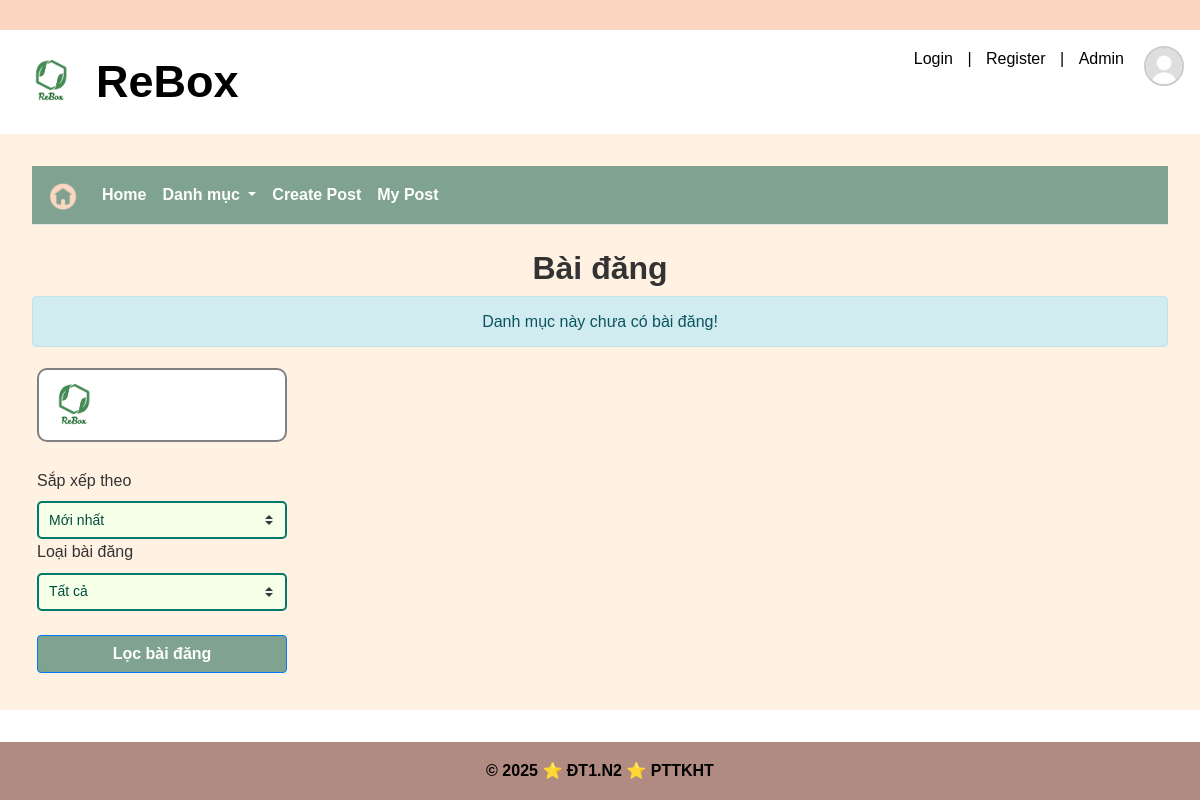
Before: /view_post/2 with the older database file.
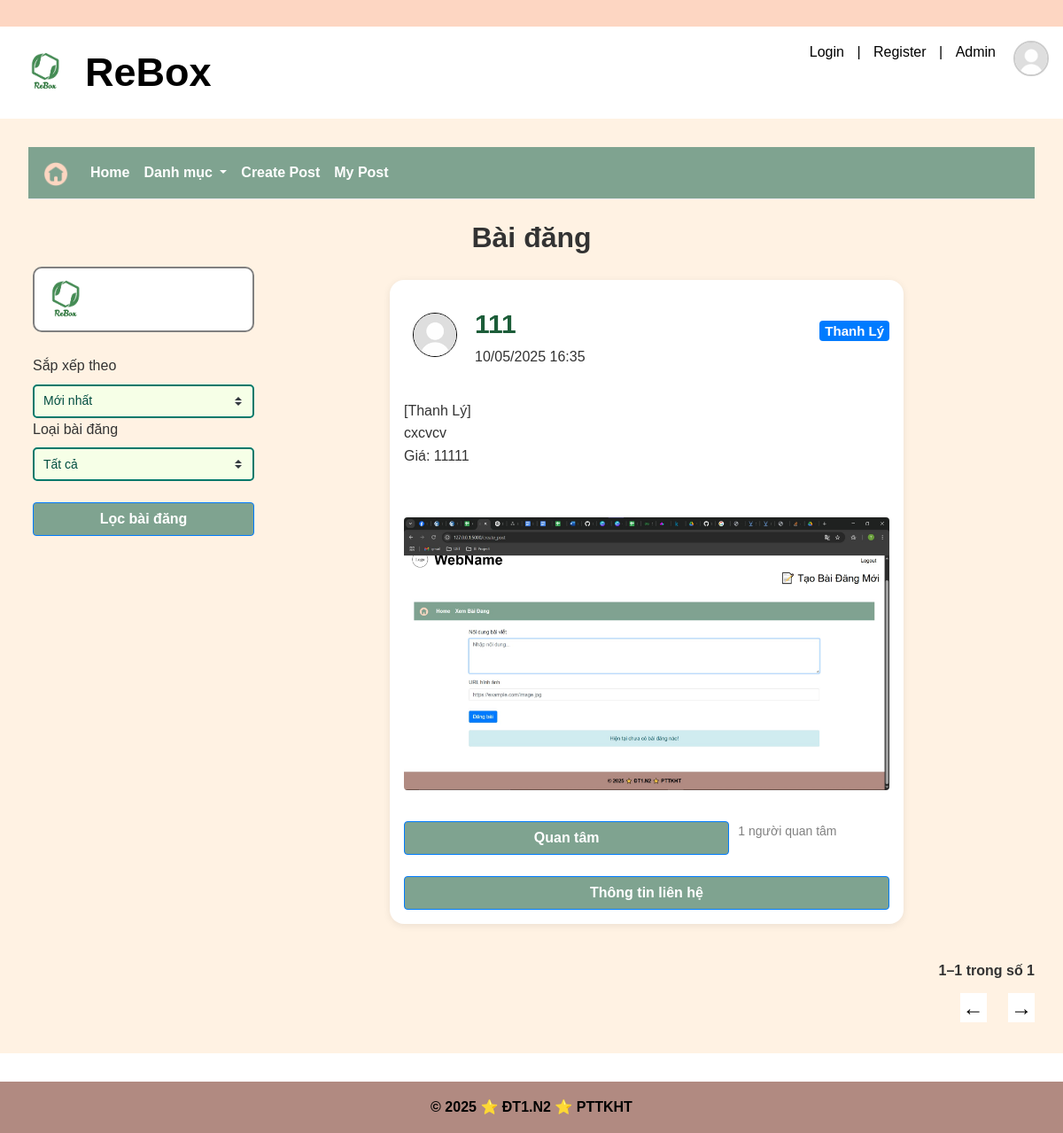
After: the same page with the newer database file.
### app/models/post.py (models this page shows, shortened)
class Post(csdl.Model):
    __tablename__ = 'post'
    post_id = csdl.Column(csdl.String(50), primary_key=True)  # Khóa chính, kiểu chuỗi
    content = csdl.Column(csdl.String(500), nullable=False)   # Nội dung bài đăng
    image_url = csdl.Column(csdl.String(255), nullable=True)   # Link hình ảnh bài đăng
    is_approved = csdl.Column(csdl.Boolean, default=False)    # Cờ kiểm duyệt bài đăng , aaproved/ reject
    status = csdl.Column(csdl.String(50), default='pending')  # Trạng thái bài đăng pending/received item
    post_type = csdl.Column(csdl.String(50), nullable=False)  # Loại bài đăng (thanh lý, trao đổi, donate)
    create_date = csdl.Column(csdl.DateTime, default=csdl.func.now())  # Thời gian tạo bài đăng
    approval_date = csdl.Column(csdl.DateTime, nullable=True) # time duyệt
    submit_date = csdl.Column(csdl.DateTime, nullable=True)  # Thời gian kết thúc bài đăng
    user_id = csdl.Column(csdl.Integer, csdl.ForeignKey('user.id'), nullable=False)
    category_id = csdl.Column(csdl.Integer, csdl.ForeignKey('category.id'), nullable=False)
    interest_count = csdl.Column(csdl.Integer, default=0)
    interested_user_id = csdl.Column(csdl.Text, nullable=True)  # Danh sách người dùng đã bày tỏ sự quan tâm
    user = csdl.relationship('User', backref='posts')
    category = csdl.relationship('Category', backref='posts')

### app/models/user.py (models this page shows, shortened)
class User(UserMixin, csdl.Model):
    id = csdl.Column(csdl.Integer, primary_key=True)
    username = csdl.Column(csdl.String(50), unique=True, nullable=False)
    password  = csdl.Column(csdl.String(128), nullable=False)
    avatar = csdl.Column(csdl.Text, nullable = True)
    fullname = csdl.Column(csdl.String(120), nullable=False)
    date_of_birth = csdl.Column(csdl.Date, nullable = True)
    gender = csdl.Column(csdl.String(10), nullable = True)
    address = csdl.Column(csdl.Text, nullable = True)
    email = csdl.Column(csdl.String(120), unique=True, nullable=False)
    phone = csdl.Column(csdl.String(20), nullable=True) #co the null
    facebook = csdl.Column(csdl.Text, nullable =True)
    roles = csdl.relationship('Role', secondary='user_role', backref=csdl.backref('users', lazy='dynamic'))
    created_date = csdl.Column(csdl.DateTime, default=datetime.utcnow)  # Thêm dòng này

### app/posts/post_routes.py (the view)
@post_blueprint.route('/view_post/<int:category_id>', methods=['GET', 'POST'])
def viewPost(category_id):
    form = FilterForm()
    users = User.query.all()
    category = Category.query.get(category_id)
    if not category:
        flash("Không tìm thấy danh mục này.", "warning")
        return redirect(url_for('main.index'))
    query = Post.query.filter(
        Post.is_approved == True,
        Post.status == 'Not done',
        Post.category_id == category_id
    )
    if form.validate_on_submit():
        post_type = form.post_type.data
        sort_order = form.sort_order.data
        if post_type != 'all':
            query = query.filter(Post.post_type == post_type)
        if sort_order == 'asc':
            query = query.order_by(Post.create_date.asc())
        else:
            query = query.order_by(Post.create_date.desc())
    else:
        query = query.order_by(Post.create_date.desc())
    posts = query.all()
    page = request.args.get('page', 1, type=int)
    per_page = 6
    pagination = query.paginate(page=page, per_page=per_page, error_out=False)
    posts = pagination.items
    for post in posts:
        post.contact_info = parse_contact(post.content)
    start = (page - 1) * per_page + 1
    end = min(start + per_page - 1, pagination.total)
    return render_template(
        'post/view_post.html',
        posts=posts,
        users=users,
        form=form,
        category=category,
        pagination=pagination,
        start=start,
        end=end
    )

### app/posts/form.py
class FilterForm(FlaskForm):
    sort_order = SelectField(
        'Sắp xếp theo',
        choices=[
            ('desc', 'Mới nhất'),
            ('asc', 'Cũ nhất')
        ],
        validators=[DataRequired()]
    )
    post_type = SelectField(
        'Loại bài đăng',
        choices=[
            ('all', 'Tất cả'),
            ('Thanh Lý', 'Thanh Lý'),
            ('Trao Đổi', 'Trao Đổi'),
            ('Donate', 'Đóng Góp')
        ],
        validators=[DataRequired()]
    )

### app/posts/post_routes.py (called while the page is built, shortened)
def parse_contact(content):
    contact_data = []
    if 'Liên hệ:' not in content:
        return contact_data
    lines = content.split('Liên hệ:')[1].strip().split('\n')
    for line in lines:
        if ':' not in line:
            continue
    return contact_data

@post_blueprint.context_processor
def inject_categories():
    from app.models.category import Category
    return dict(categorys=Category.query.all())

### app/posts/templates/post/view_post.html (shortened to what the changed rows need)
{% extends 'base.html' %} {% block title %}Bài Đăng{% endblock %}
{% block extra_css %}
<link
  rel="stylesheet"
  href="{{ url_for('static', filename='css/post.css') }}"
/>
<link
  rel="stylesheet"
  href="{{ url_for('static', filename='css/color.css') }}"
/>
{% endblock %}
{%block content %}
<nav class="navbar navbar-expand-lg navbar-light bg-light mb-4">
  <a class="navbar-brand" href="{{ url_for('home.homepage') }}">
  </a>
  <div class="collapse navbar-collapse" id="navbarSupportedContent">
  </div>
</nav>
<h2 style="text-align: center; font-weight: bold">Bài đăng</h2>
{% if posts | length == 0 %}
<div class="alert alert-info text-center">Danh mục này chưa có bài đăng!</div>
{% endif %}
<div class="view-post-general">
  <aside class="sidebar">
  </aside>
  <div class="all-cards">
    {% if posts and posts|length > 0 %} {% for post in posts %}
    <div class="post-card" style="width: 580px">
      <div class="post-header">
        <div
          class="user-info"
          style="background-color: transparent; border: 0px"
        >
          <img
            src="{{post.user.avatar}}"
            alt="Avatar"
            width="50px"
            class="avatar-user-info"
            style="border: 1px solid black"
          />
          <div style="margin-left: 10px">
            <p style="font-size: 30px; font-weight: bold; color: #1c5d39">
              {{ post.user.fullname }}
            </p>
            <p>{{ post.create_date | datetime }}</p>
          </div>
        </div>
        <h5 class="card-title">
          {% if post.post_type == 'Thanh Lý' %}
          <span class="badge bg-primary text-white">{{ post.post_type }}</span>
          {% elif post.post_type == 'Trao Đổi' %}
          <span class="badge bg-success text-white">{{ post.post_type }}</span>
          {% elif post.post_type == 'Donate' %}
          <span class="badge bg-warning text-dark">{{ post.post_type }}</span>
          {% else %}
          <span class="badge bg-secondary text-white"
            >{{ post.post_type }}</span
          >
          {% endif %}
        </h5>
      </div>
      <div class="post-text">
        <p class="card-text" style="white-space: pre-line">
          {{ post.content.split('Liên hệ:')[0] }}
        </p>
      </div>
      <div class="post-image">
        {% if post.image_url %}
        <div class="row mt-3">
          {% for img in post.image_url.split(',') %}
          <div>
            <img
              src="{{ img.strip() }}"
              alt="Ảnh bài viết"
              class="img-fluid rounded shadow-sm"
            />
          </div>
          {% endfor %}
        </div>
        {% endif %}
      </div>
      <div class="post-footer">
        <div
          class="post-button"
          style="display: row; gap: 10px; margin-top: 20px; width: 100%"
        >
          {% if post.user_id %}
          <div>
            <form
              method="post"
              action="{{ url_for('post.add_interest', post_id=post.post_id) }}"
              style="display: flex; gap: 10px"
              ;
            >
              <button
                type="submit"
                class="btn btn-primary w-100"
                style="
                  background-color: var(--mau4);
                  font-weight: bold;
                  flex: 2;
                "
              >
                Quan tâm
              </button>
              <span style="flex: 1"
                >{{ post.interest_count }} người quan tâm</span
              >
            </form>
          </div>
          <button
            data-post-id="{{ post.id }}"
            class="btn btn-primary mt-4 w-100 contact-btn"
            style="background-color: var(--mau4); font-weight: bold"
            data-user-authenticated="{{ 'True' if current_user.is_authenticated else 'False' }}"
          >
            Thông tin liên hệ
          </button>
          {% endif %}
        </div>
      </div>
    </div>
    {% endfor %} {% endif %}
  </div>
</div>
{% if posts and posts|length > 0 %}
<div
  class="pagination-info"
  style="text-align: right; margin-top: 20px; font-weight: bold"
>
  {{ start }}–{{ end }} trong số {{ pagination.total }}
</div>
<div class="pagination-controls" style="text-align: right; margin-top: 10px">
  {% if pagination.has_prev %}
  <a
    href="{{ url_for('home.homepage', page=pagination.prev_num) }}"
    style="margin-right: 20px; font-size: 24px; text-decoration: none"
    >←</a
  >
  {% else %}
  <span
    style="
      margin-right: 20px;
      font-size: 24px;
      font-weight: bold;
      color: black;
      background-color: white;
      padding: 3px;
    "
    >←</span
  >
  {% endif %} {% if pagination.has_next %}
  <a
    href="{{ url_for('home.homepage', page=pagination.next_num) }}"
    style="font-size: 24px; text-decoration: none"
    >→</a
  >
  {% else %}
  <span
    style="
      font-size: 24px;
      font-weight: bold;
      color: black;
      background-color: white;
      padding: 3px;
    "
    >→</span
  >
  {% endif %}
</div>
{% endif %}
{% endblock %}

Changed rows visible on the page:
added Post: user.avatar (placeholder picture), user.fullname "111", create_date "10/05/2025 16:35", post_type "Thanh Lý", content "[Thanh Lý] cxcvcv Giá: 11111", strip (picture), interest_count "1"
Other visible differences:
{{ start }}: (not shown) → "1"
{{ end }}: (not shown) → "1"
{{ pagination.total }}: (not shown) → "1"
text no longer shown: "Danh mục này chưa có bài đăng!"
text now shown: "– trong số ← →"
